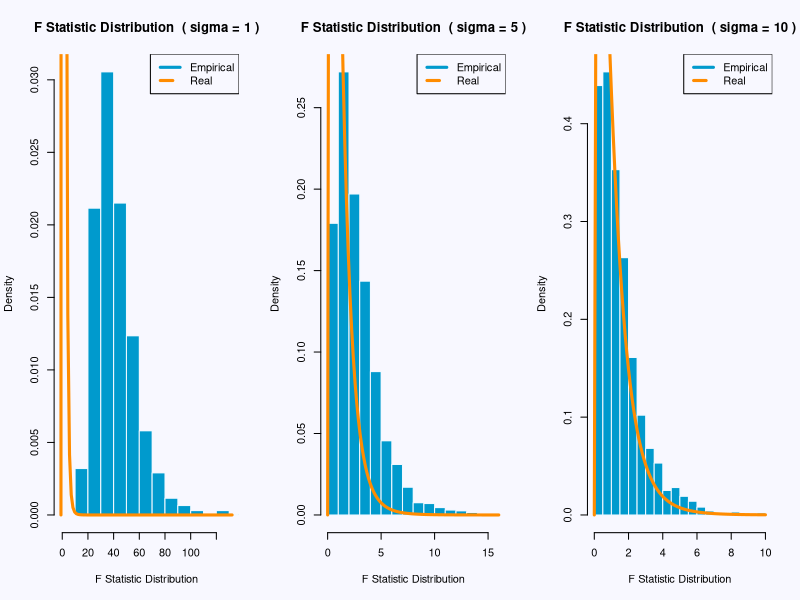
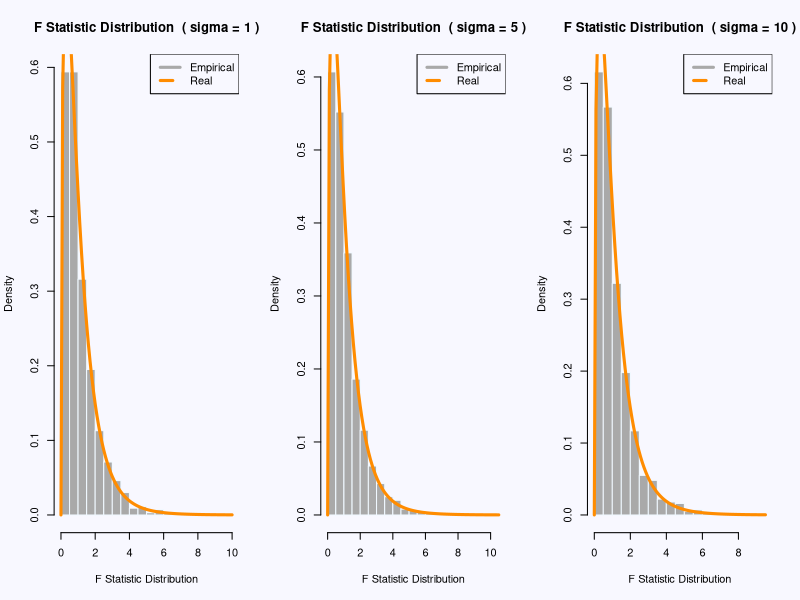
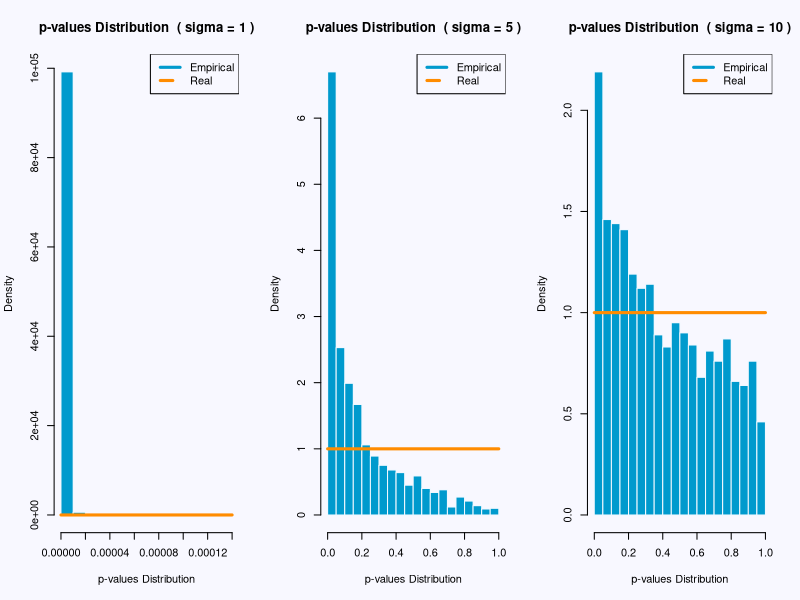
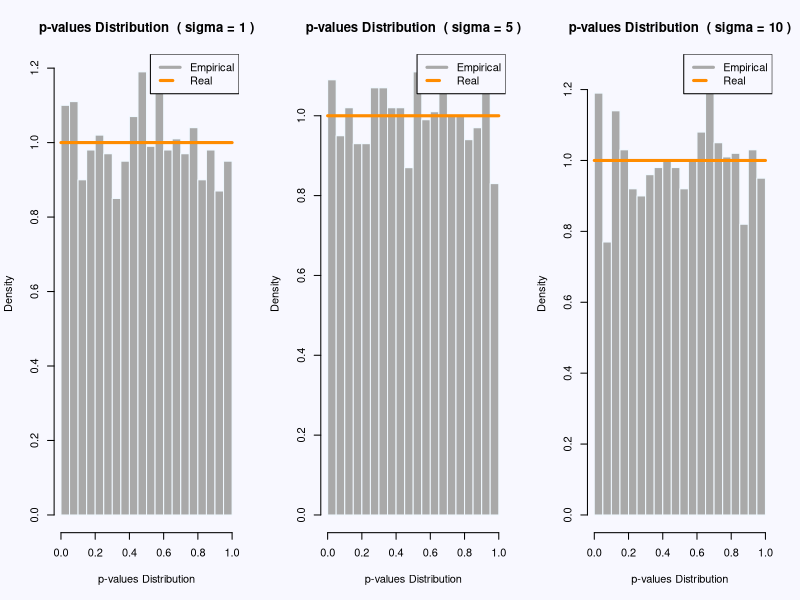
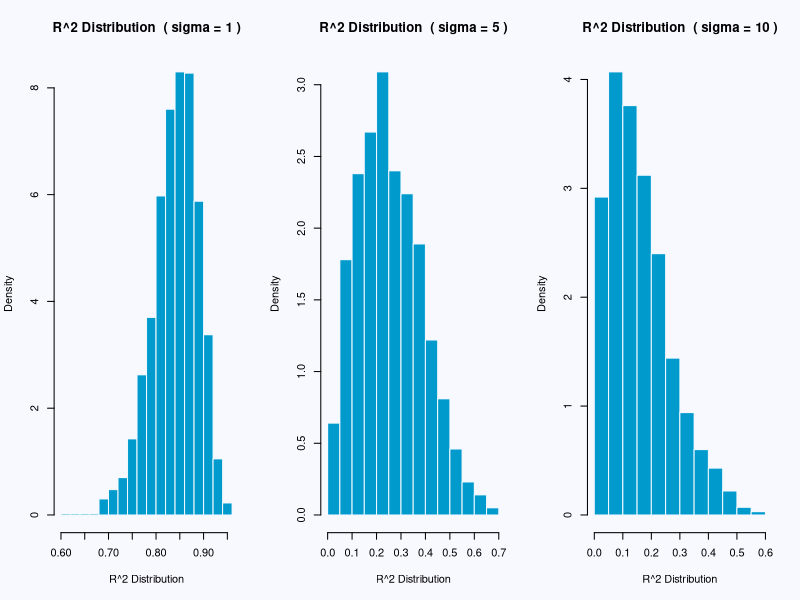
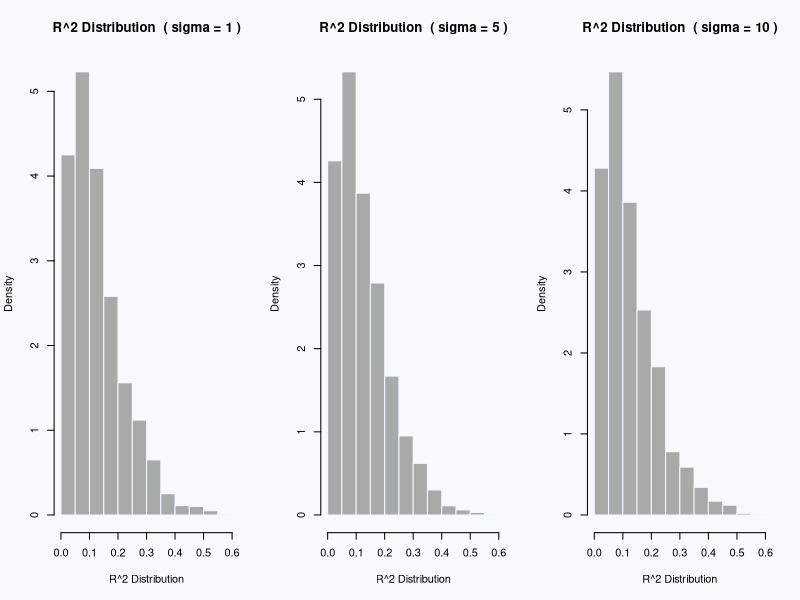

Source code (R) for these figures, in order:
## ---- chunk 1
library(knitr)
library(kableExtra)
library(dplyr)

format_numerics <- function(data, digits = 2, notation_threshold = 0.00001) {
  # make sure is a data.frame, then format
  if(!is.data.frame(data)){
    data <- as.data.frame(data)
  }  
  data %>% 
    mutate_if(
      is.numeric, 
      function(x) {
        if_else(
          abs(x) < notation_threshold, 
          formatC(x, digits = digits, format = "e"), 
          formatC(x, digits = digits, format = "f", drop0trailing = FALSE)
        )
      }
    )
}

gen_kable <- function(table_data, add_row_names = TRUE, caption = "", col_names = c(), row_names = c()) {
  f_data <- format_numerics(table_data) 
  if(length(col_names) != 0){
    colnames(f_data) <- col_names
  }
  if(length(row_names) != 0){
    rownames(f_data) <- row_names
  }  
  f_data %>%
  kable(., format = "html", row.names = add_row_names,
        caption = caption, escape = FALSE) %>%
    kable_styling(bootstrap_options = c("striped", "hover"),
                  full_width = F,
                  font_size = 14,
                  position = "center")
}

fr <- function(nums, digits = 5, notation_threshold = 0.000001) {
  if_else(
    abs(nums) < notation_threshold, 
    formatC(nums, digits = digits, format = "e"), 
    format(round(nums, digits), nsmall = digits)
  )
}

## ---- chunk 2
library(readr)
study1_data <- read_csv("./study_1.csv")

head(study1_data)

## ---- chunk 3
# Set a seed to have a stable generation of random numbers
birthday = 19820426
set.seed(birthday)
## ---- chunk 4
# Only take the predictor columns x_i
X <- study1_data[, 2:4]
# The beta values for the significant model
sig_betas <- c(3, 1, 1, 1)
# The beta values for the non-significant model
nosig_betas <- c(3, 0, 0, 0)
# The 3 sigma values to use on each model
sigma_1 <- 1
sigma_5 <- 5
sigma_10 <- 10
num_sims <- 2000

# The degrees of freedom provided we know we have 4 parameters in both models
df1 <- length(sig_betas) - 1
df2 <- nrow(study1_data) - length(sig_betas)
## ---- chunk 5
generate_mlr_data <- function(X, betas, sigma = 1) {
  n <- nrow(X)
  epsilon <- rnorm(n = n, mean = 0, sd = sigma)
  X_full <- as.matrix(cbind(1, X))
  X$y <- (X_full %*% betas) + epsilon
  as.data.frame(X)
}

## ---- chunk 6
loop_simulation <- function (X, betas, num_simulations = 2000, sigma = 1) {
  fstats <- rep(0, num_simulations)
  pvals <- rep(0, num_simulations)
  r2s <- rep(0, num_simulations)
  for (i in 1:num_simulations) {
    sim_data <- generate_mlr_data(X, matrix(betas), sigma)
    sim_model <- lm(y ~ ., data = sim_data)
    ft <- unname(summary(sim_model)$fstatistic)
    fstats[i] <- ft[1]
    pvals[i] <- 1 - pf(abs(ft[1]), df1 = ft[2], df2 = ft[3])
    r2s[i] <- summary(sim_model)$r.squared
  }
  list(
    fstats = fstats,
    pvals = pvals,
    r2s = r2s
    )
}

## ---- chunk 7

# Simulations for the significant model 
signif_1 <- loop_simulation(X, sig_betas, num_simulations = num_sims, sigma_1)
signif_5 <- loop_simulation(X, sig_betas, num_simulations = num_sims, sigma_5)
signif_10 <- loop_simulation(X, sig_betas, num_simulations = num_sims, sigma_10)

# Simulations for the non-significant model 
nosignif_1 <- loop_simulation(X, nosig_betas, num_simulations = num_sims, sigma_1)
nosignif_5 <- loop_simulation(X, nosig_betas, num_simulations = num_sims, sigma_5)
nosignif_10 <- loop_simulation(X, nosig_betas, num_simulations = num_sims, sigma_10)

## ---- chunk 8
graph_helper <- function(simuldata, sigma, dist_curve = "", 
                         color, title, auto_xlim = TRUE) {
  # TODO change to ggplot as it seems like conditionally
  # setting properties is easier and idiomatic.
  if(auto_xlim) {
    hist(simuldata, probability = TRUE, breaks = 15,
       xlab = title, 
       main = paste(title," ( sigma =", sigma,")"), 
       col = color,
       border = "aliceblue")
  } else {
    hist(simuldata, probability = TRUE, breaks = 15,
       xlab = title, 
       xlim = c(-1, max(simuldata)),
       main = paste(title," ( sigma =", sigma,")"), 
       col = color,
       border = "aliceblue")    
  }
  # The curve for F distribution
  if(dist_curve == "f") {
    curve(df(x, df1 = df1, df2 = df2),
        col = "darkorange", 
        add = TRUE, lwd = 3
        )
  }
  
  # The curve of a uniform distribution
  if(dist_curve == "unif") {
    curve(dunif(x),
      col = "darkorange", 
      add = TRUE, lwd = 3
      )
  }
  
  # Labels needed when showing more than one curve/hist
  if(dist_curve != "") {
    legend("topright", c("Empirical", "Real"), 
         lty = c(1, 2),
         lwd = 3,
         col = c(color, "darkorange"))
  }
}

## ---- chunk 9
par(mfrow=c(1, 3), bg="ghostwhite")
title <- "F Statistic Distribution"
graph_helper(signif_1$fstats, sigma_1, "f", color = "deepskyblue3", title, 
             auto_xlim = FALSE)
graph_helper(signif_5$fstats, sigma_5, "f", color = "deepskyblue3", title)
graph_helper(signif_10$fstats, sigma_10, "f", color = "deepskyblue3", title)
## ---- chunk 10
par(mfrow=c(1, 3), bg="ghostwhite")
title <- "F Statistic Distribution"
graph_helper(nosignif_1$fstats, sigma_1, "f", color = "darkgray", title)
graph_helper(nosignif_5$fstats, sigma_5, "f", color = "darkgray", title)
graph_helper(nosignif_10$fstats, sigma_10, "f", color = "darkgray", title)
## ---- chunk 11
par(mfrow=c(1, 3), bg="ghostwhite")
title <- "p-values Distribution"
graph_helper(signif_1$pvals, sigma_1, "unif", color = "deepskyblue3", title)
graph_helper(signif_5$pvals, sigma_5, "unif", color = "deepskyblue3", title)
graph_helper(signif_10$pvals, sigma_10, "unif", color = "deepskyblue3", title)

## ---- chunk 12
par(mfrow=c(1, 3), bg="ghostwhite")
title <- "p-values Distribution"
graph_helper(nosignif_1$pvals, sigma_1, "unif", color = "darkgray", title)
graph_helper(nosignif_5$pvals, sigma_5, "unif", color = "darkgray", title)
graph_helper(nosignif_10$pvals, sigma_10, "unif", color = "darkgray", title)
## ---- chunk 13
par(mfrow=c(1, 3), bg="ghostwhite")
title <- "R^2 Distribution"
graph_helper(signif_1$r2s, sigma_1, color = "deepskyblue3", title = title)
graph_helper(signif_5$r2s, sigma_5, color = "deepskyblue3", title = title)
graph_helper(signif_10$r2s, sigma_10, color = "deepskyblue3", title = title)
## ---- chunk 14
par(mfrow=c(1, 3), bg="ghostwhite")
title <- "R^2 Distribution"
graph_helper(nosignif_1$r2s, sigma_1, color = "darkgray", title = title)
graph_helper(nosignif_5$r2s, sigma_5, color = "darkgray", title = title)
graph_helper(nosignif_10$r2s, sigma_10, color = "darkgray", title = title)
## ---- chunk 15

rejections <- data.frame(
  row.names = c("sigma=1", "sigma=5", "sigma=10"),
  "significant model" = c(mean(signif_1$pvals < 0.05),
                                       mean(signif_5$pvals < 0.05),
                                       mean(signif_10$pvals < 0.05)),
  "non-significant model" = c(mean(nosignif_1$pvals < 0.05),
                                              mean(nosignif_5$pvals < 0.05),
                                              mean(nosignif_10$pvals < 0.05))
)

gen_kable(rejections, 
          col_names = c("significant model", "non-significant model"),
          caption = "Proportion of Rejections of the Null Hypothesis, alpha=0.05")
